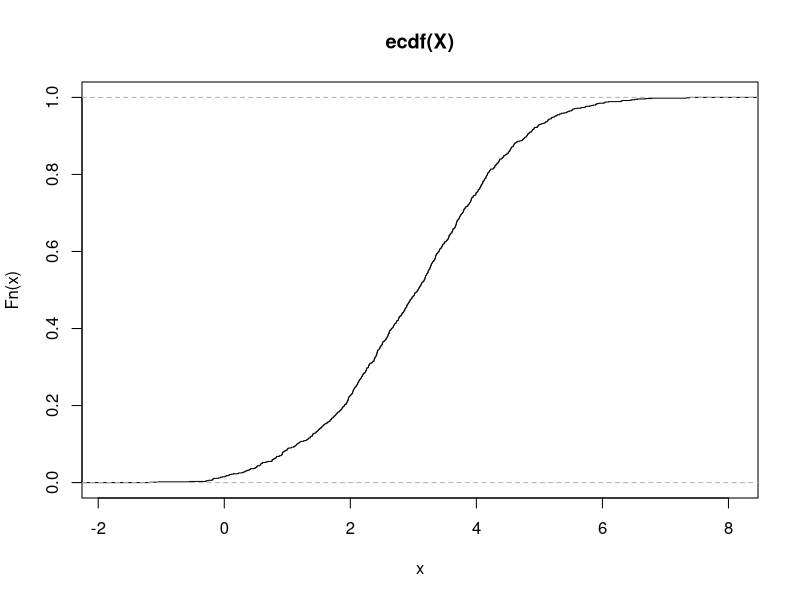
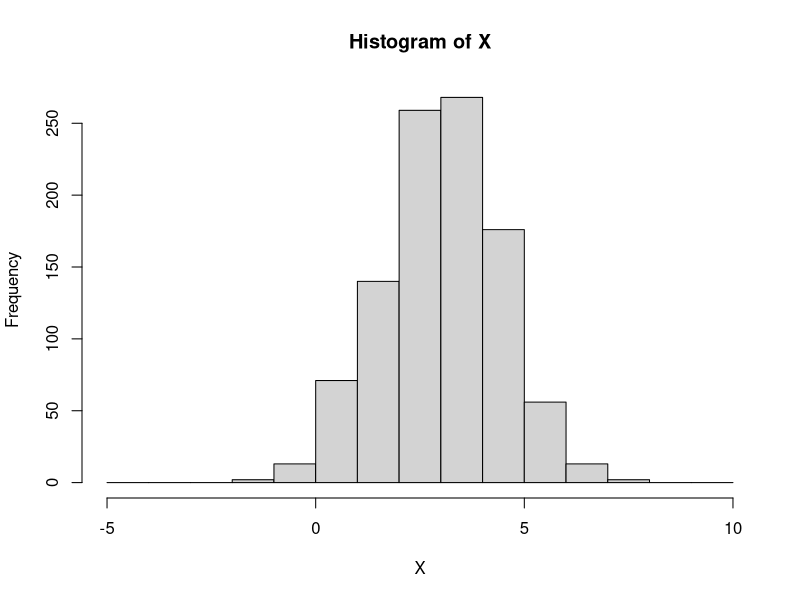
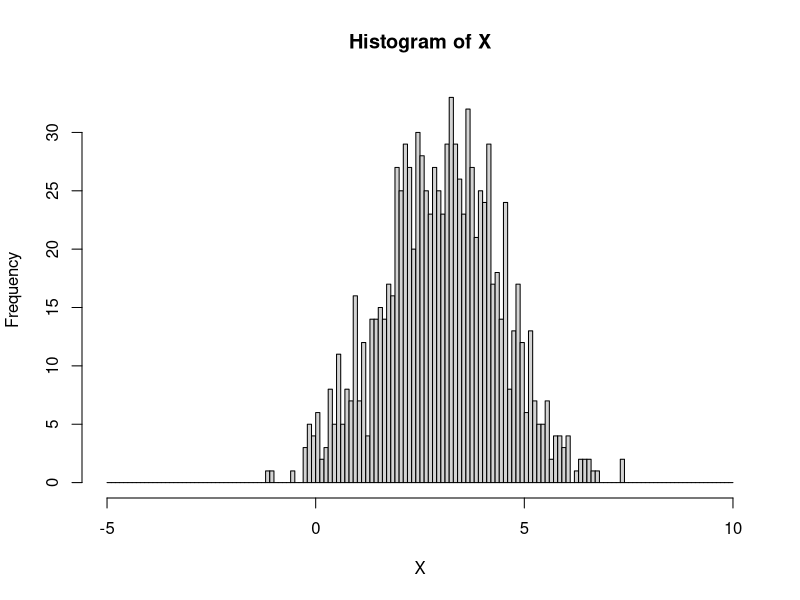
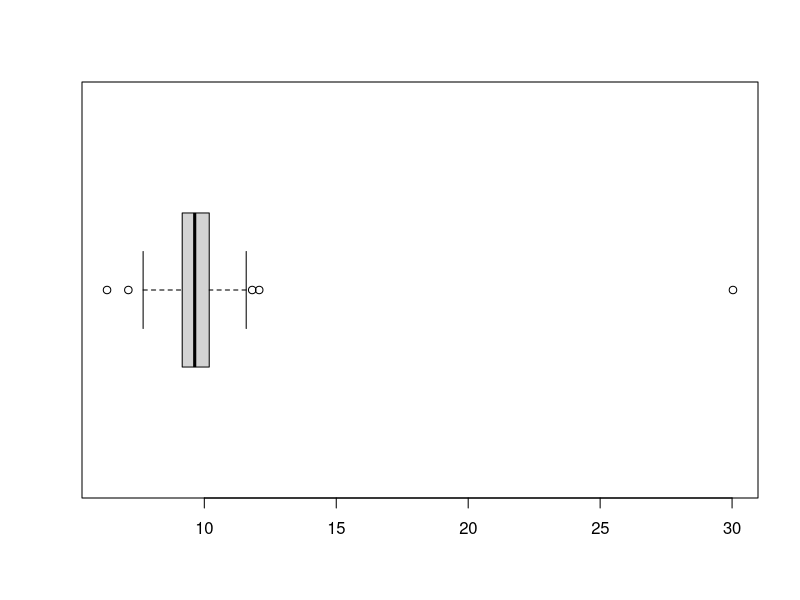
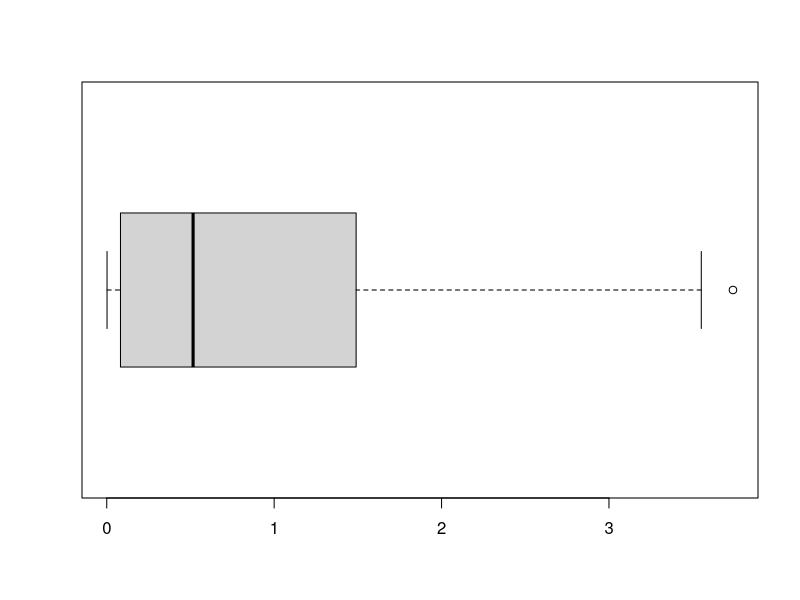

Source code (R) for these figures, in order:
## ---- chunk 1
X = rnorm(n = 1000, mean = 3, sd = 2^0.5)
## ---- chunk 2
F = ecdf(X)
plot(F)
## ---- chunk 3
hist(X, breaks = seq(-5, 10, by = 1))
## ---- chunk 4
hist(X, breaks = seq(-5, 10, by = 0.1))
## ---- chunk 5
X = rnorm(n = 30, mean = 10, sd = 2^0.5)
Y = rnorm(n = 1, mean = 30, sd = 2^0.5)
Z = c(X, Y)
## ---- chunk 6
boxplot(Z, horizontal = TRUE)
## ---- chunk 7
X = rchisq(50, df = 1)
## ---- chunk 8
boxplot(X, horizontal = TRUE)
